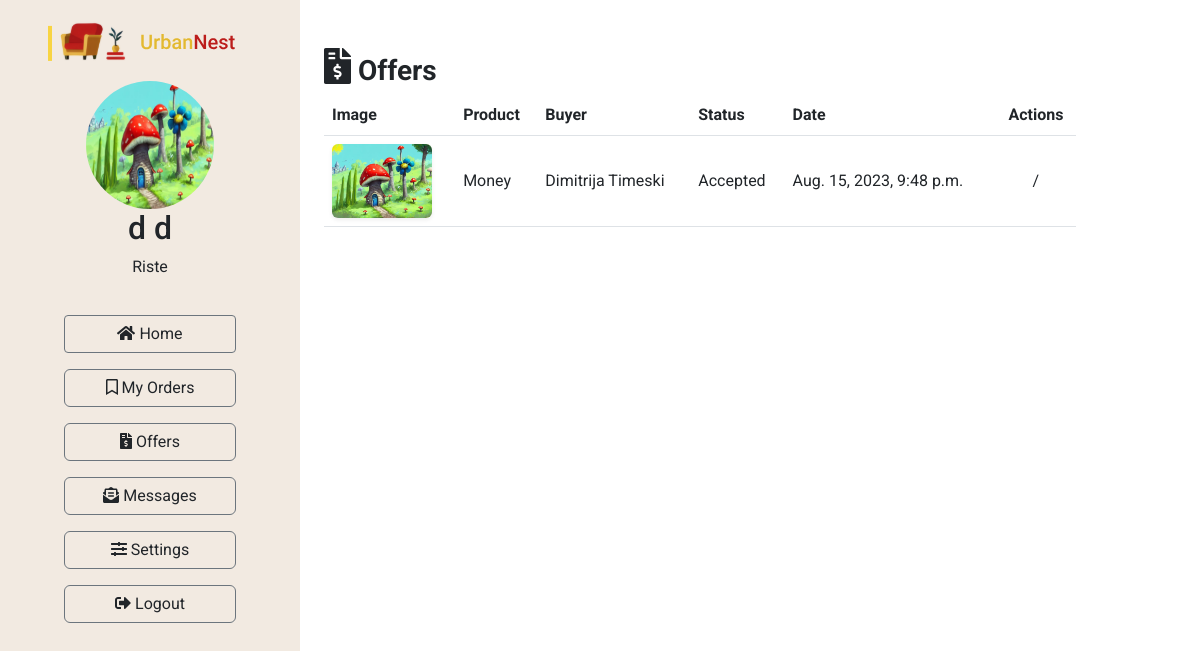
The page /dashboard/offers (signed in) on the database as committed earlier.
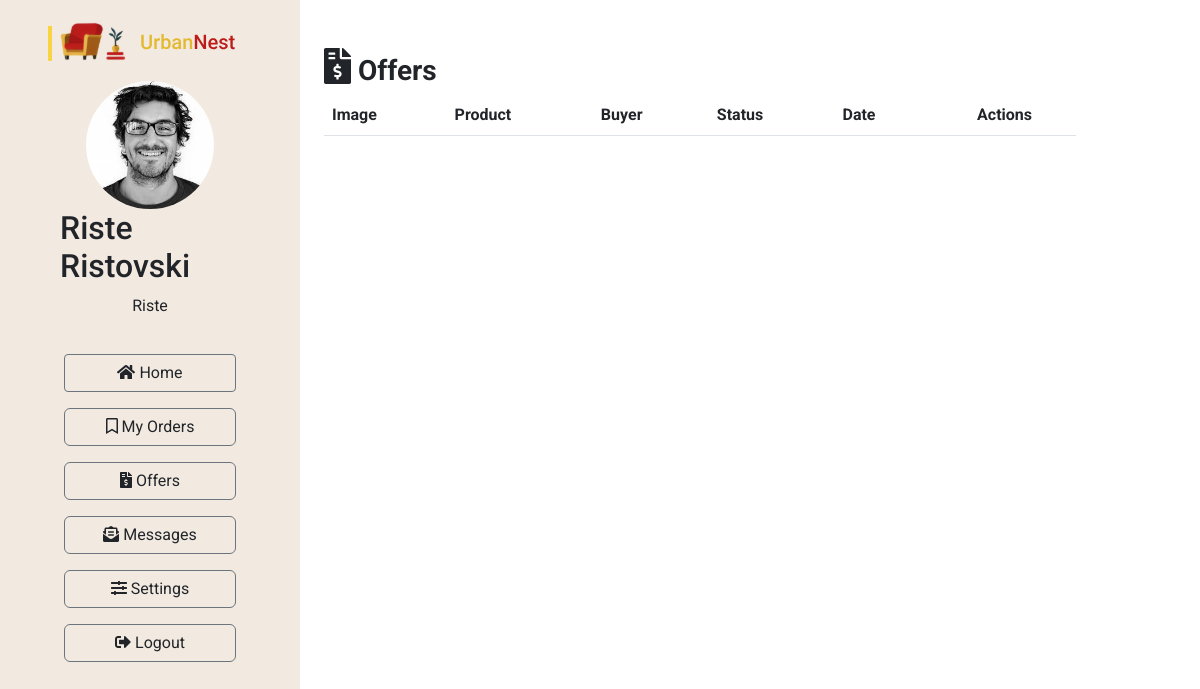
The same page on the database as committed later.
### Furniture/models.py (models this page shows, shortened)
class UrbanNestUser(models.Model):
    user = models.OneToOneField(User, on_delete=models.CASCADE)
    first_name = models.CharField(max_length=100)
    last_name = models.CharField(max_length=100)
    photo = models.ImageField(upload_to='images/users', null=True, blank=True)
    address = models.CharField(max_length=200)
    city = models.CharField(max_length=100)
    postal_code = models.CharField(max_length=100)
    province = models.CharField(max_length=100)
    country = CountryField()
    phone_number = models.CharField(max_length=15)
    shopping_cart = models.ForeignKey('ShoppingCart', on_delete=models.CASCADE, null=True, blank=True)

class Product(models.Model):
    buyer = models.ForeignKey(UrbanNestUser, on_delete=models.CASCADE, null=True, blank=True)
    furniture = models.ForeignKey(FurnitureAd, on_delete=models.CASCADE)
    creation_date = models.DateTimeField(auto_now_add=True)
    class Status(models.TextChoices):
        IN_CART = 'IC', _('In Shopping Cart')
        PENDING = 'PE', _('Pending')
        ACCEPTED = 'AC', _('Accepted')
        CANCELLED = 'CA', _('Cancelled')
        DELIVERED = 'DE', _('Delivered')
    status = models.CharField(
        max_length=2,
        choices=Status.choices,
        default=Status.IN_CART,
    )

class FurnitureAd(models.Model):
    seller = models.ForeignKey(UrbanNestUser, on_delete=models.CASCADE)
    name = models.CharField(max_length=255)
    category = models.ForeignKey(Category, on_delete=models.CASCADE)
    rating = models.IntegerField(validators=[MinValueValidator(1), MaxValueValidator(5)])
    description = models.TextField()
    price = models.IntegerField()
    CURRENCY_CHOICES = [
        ('MKD', 'Denar'),
        ('EUR', 'Euro'),
        ('USD', 'Dollar'),
    ]
    currency = models.CharField(max_length=3, choices=CURRENCY_CHOICES)
    width = models.IntegerField()
    length = models.IntegerField()
    height = models.IntegerField()
    weight = models.IntegerField()
    UNIT_CHOICES = [
        ('kg', 'Kilograms'),
        ('lb', 'Pounds'),
    ]
    unit_weight = models.CharField(max_length=100, choices=UNIT_CHOICES)
    image = models.ImageField(upload_to='images/furnitures', null=True, blank=True)
    creation_date = models.DateTimeField(auto_now_add=True)
    last_modified_date = models.DateTimeField(auto_now=True)
    ad_duration_to = models.DateField()
    views = models.IntegerField(default=0)
    active = models.BooleanField(default=True)

### Furniture/views.py (the view)
# urls.py: path("dashboard/offers", offers, name="offers"),
@login_required
def offers(request):
    user = UrbanNestUser.objects.get(user=request.user)
    offers = Product.objects.filter(furniture__seller=user).exclude(status='IC').order_by('-creation_date')
    context = {'user': user, 'offers': offers}
    return render(request, 'dashboard/dashboard-offers.html', context=context)

### Furniture/templates/dashboard/dashboard-offers.html
{% extends "dashboard/base-dashboard.html" %}
{% block content %}
<div class="container my-5">
    <div class="d-flex justify-content-between"><h3><strong><i
            class='fas fa-file-invoice-dollar' style='font-size:36px'></i> Offers</strong></h3></div>
    <div class="table-responsive">
        <table class="table table-hover">
            <thead>
            <tr>
                <th scope="col">Image</th>
                <th scope="col">Product</th>
                <th scope="col">Buyer</th>
                <th scope="col">Status</th>
                <th scope="col">Date</th>
                <th scope="col" class="text-center">Actions</th>
            </tr>
            </thead>
            <tbody>
            {% for offer in offers %}
            <tr>
                <td><img src="{{offer.furniture.image.url}}" alt="" width="100px" class="rounded shadow-sm"></td>
                <td class="align-middle">{{offer.furniture.name}}</td>
                <td class="align-middle">{{offer.buyer.first_name}} {{offer.buyer.last_name}}</td>
                <td class="align-middle">{{offer.get_status_display}}</td>
                <td class="align-middle">{{offer.creation_date}}</td>
                {% if offer.status == 'PE' %}
                <td class="align-middle">
                    <div class="d-flex justify-content-around">
                        <a href="{% url 'offer_accept' product_id=offer.pk %}"><i
                                class='far fa-check-square text-success' style='font-size:36px'></i></a>
                        <a href="{% url 'offer_decline' product_id=offer.pk %}"><i
                                class='far fa-minus-square text-danger' style='font-size:36px'></i></a>
                    </div>
                </td>
                {% else %}
                <td class="align-middle text-center">
                    /
                </td>
                {% endif %}
                {% endfor %}
            </tbody>
        </table>
    </div>
</div>
{% endblock %}

### Furniture/templates/dashboard/base-dashboard.html (shortened to what this page needs)
<!DOCTYPE html>
<html lang="en">
<head>
    <link rel="stylesheet" href="https://cdn.jsdelivr.net/npm/bootstrap@5.3.0/dist/css/bootstrap.min.css">
    <link rel="stylesheet"
          href="https://cdn.jsdelivr.net/npm/@fortawesome/fontawesome-free@6.2.1/css/fontawesome.min.css"
>
</head>
<body>
<div style="min-height: 100vh;">
    <div class="row d-flex align-items-stretch p-0 m-0">
        <div class="py-3 px-5 col-md-3" style="background: #F2EAE1; min-height: 100vh;">
            <a href="{% url 'index' %}">
                <div>
                </div>
            </a>
            <div class="pt-3 container d-flex flex-column align-items-center justify-content-center mb-1">
                {% if user.photo %}
                <img src="{{ MEDIA_URL }}{{ user.photo.url }}" alt="" class="rounded-circle"
                     style="width: 128px; height: 128px;">
                {% endif %}
                <h2>{{ user.first_name }} {{ user.last_name }}</h2>
                <p>{{ user.user.username }}</p>
            </div>
            <div class="d-flex flex-column justify-content-center px-3 gap-3 py-3">
                <a href="{% url 'dashboard_home' %}" class="text-decoration-none text-reset btn btn-outline-secondary"
                   style="border-radius: 4px;"><i class="fas fa-home"></i> Home</a>
                <a href="{% url 'my_orders' %}" class="text-decoration-none text-reset btn btn-outline-secondary"><i
                        class='far fa-bookmark'></i> My
                    Orders</a>
                <a href="{% url 'offers' %}" class="text-decoration-none text-reset btn btn-outline-secondary"><i
                        class='fas fa-file-invoice-dollar'></i> Offers</a>
                <a href="{% url 'dashboard_messages' %}"
                   class="text-decoration-none text-reset btn btn-outline-secondary"><i
                        class='fas fa-envelope-open-text'></i> Messages</a>
                <a href="{% url 'edit_settings' %}" class="text-decoration-none text-reset btn btn-outline-secondary"><i
                        class='fas fa-sliders-h'></i> Settings</a>
                <a href="{% url 'logout' %}" class="text-decoration-none text-reset btn btn-outline-secondary"><i
                        class="fas fa-sign-out-alt"></i> Logout</a>
            </div>
        </div>
        <div class="col-md-8 white">
            {% block content %}{% endblock %}
        </div>
    </div>
</div>
</body>
</html>

Rows that differ between the two databases and show on the page:
removed Product: furniture.image (picture), furniture.name "Money", buyer.first_name "Dimitrija", buyer.last_name "Timeski", status "Accepted", creation_date "Aug. 15, 2023, 9:48 p.m."
changed UrbanNestUser "Riste": photo: a different picture; first_name "d" → "Riste"; last_name "d" → "Ristovski"
